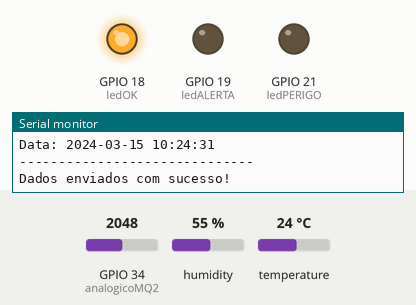
Simulated run of this sketch. Board: ESP32. Parts: output pins drawn as LEDs (lit = HIGH), the last lines printed to the serial monitor. Inputs (shaded band) come from the test bench; at power-on: GPIO 34 (analogicoMQ2) = 2048, humidity 55 %, temperature 24 °C. WiFi joins after 1.5 s; servers stay silent unless stated; the local clock reads 2024-03-15 10:24:30 at power-on unless the sketch sets it.

Above: at 2.7 s.
2.8 s: GPIO 34 (analogicoMQ2) set to 2097
At 12.9 s:
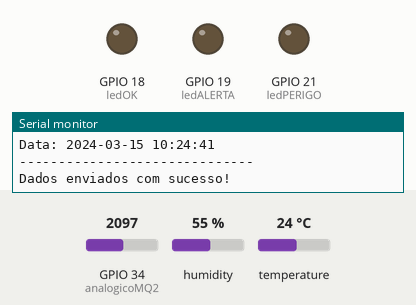
13.7 s: GPIO 34 (analogicoMQ2) set to 3046
24.3 s: GPIO 34 (analogicoMQ2) set to 3146
At 35.2 s:
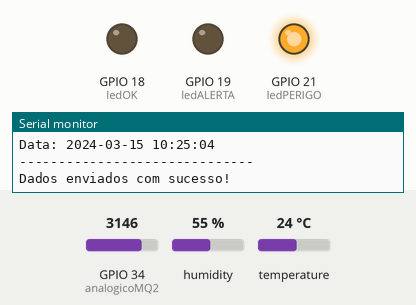
35.5 s: GPIO 34 (analogicoMQ2) set to 3032
At 44.6 s:
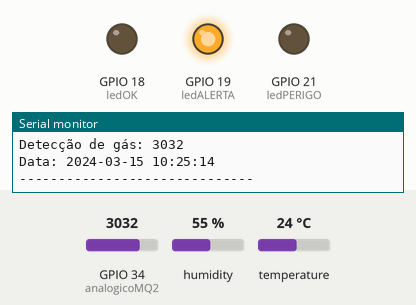
46.2 s: GPIO 34 (analogicoMQ2) set to 3112
At 56.0 s:
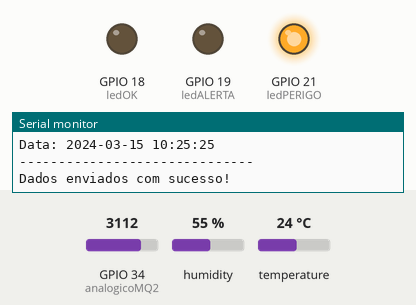
Timing chart, 0 to 57.5 s (numbered marks = the images above; inputs shaded):
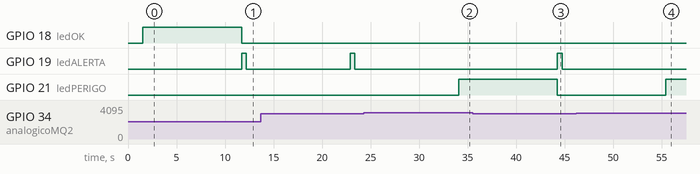

The sketch:

firmware.ino
```cpp
#include <WiFi.h>
#include <FirebaseESP32.h>
#include <Wire.h>
#include "DHT.h"

// Configurações Wi-Fi
const char* ssid = "DavidMedeiros";
const char* password = "DavidMedeiros69*";

// Configurações do Firebase
FirebaseData firebaseData;
FirebaseConfig config;
FirebaseAuth auth;

#define DHTPIN 14 // Pino de dados do DHT11, na porta DIGITAL 14
#define DHTTYPE DHT11

DHT dht(DHTPIN, DHTTYPE);

// Função para obter data e hora atuais
String getDateTime() {
  struct tm timeinfo;
  if (!getLocalTime(&timeinfo)) {
    return "Falha ao obter o horário";
  }
  char buffer[30];
  strftime(buffer, sizeof(buffer), "%Y-%m-%d %H:%M:%S", &timeinfo);
  return String(buffer);
}

int analogicoMQ2 = 34;
int digitalMQ2 = 25;
int buzzer = 27;
int ledOK = 18;
int ledALERTA = 19;
int ledPERIGO = 21;
int alarmeMQ2 = 1500;
bool flagInicioCritico = false;
int millisSituacaoCritica = 0;

void setup() {

  Serial.begin(115200);

  // Conectar ao Wi-Fi
  WiFi.begin(ssid, password);
  while (WiFi.status() != WL_CONNECTED) {
    delay(500);
    Serial.print(".");
  }
  Serial.println("\nConectado ao Wi-Fi");

  // Configurar sincronização de horário NTP
  configTime(0, 0, "pool.ntp.org");

  // Configurar Firebase
  config.host = "meio-ambiente-12345.firebaseio.com";
  config.api_key = "AIzaSyAiiEqdMOtivQJJXaaAIOGVjQBWl_QWLak";

  Firebase.begin(&config, &auth);
  Firebase.reconnectWiFi(true);

  pinMode(ledOK, OUTPUT);
  pinMode(ledALERTA, OUTPUT);
  pinMode(ledPERIGO, OUTPUT);
  pinMode(analogicoMQ2, INPUT);

}

void loop() {
  int valorMQ2 = analogRead(analogicoMQ2);
  float temperatura = dht.readTemperature();
  float umidade = dht.readHumidity();

  // Obter data e hora atuais
  String dataHora = getDateTime();

  //dados da serial para depuracao dos dados
  Serial.print("Temperatura: ");
  Serial.print(temperatura);
  Serial.print(" °C | Umidade: ");
  Serial.print(umidade);
  Serial.println(" %");
  Serial.print("Detecção de gás: ");
  Serial.println(valorMQ2);
  Serial.print("Data: ");
  Serial.println(dataHora);
  Serial.print("------------------------------");
  Serial.println();

  //Tratamento dos dados para ligacao dos leds de alerta
  if(valorMQ2 <= 2048){
    digitalWrite(ledOK, HIGH);
    digitalWrite(ledPERIGO, LOW);
  }
  else if(valorMQ2 >= 2049 && valorMQ2 <= 3072){
    //piscaMediano
    digitalWrite(ledOK, LOW);
    digitalWrite(ledPERIGO, LOW);
    flagInicioCritico = false;

    digitalWrite(ledALERTA, HIGH);
    delay(500);
    digitalWrite(ledALERTA, LOW);
    delay(500);
  }
  else{
    //piscaFodeu
    digitalWrite(ledOK, LOW);
    digitalWrite(ledALERTA, LOW);

    if (flagInicioCritico == false){
      flagInicioCritico = true;
      digitalWrite(ledPERIGO, HIGH);
      millisSituacaoCritica = millis();
    }

    if (flagInicioCritico == true && millisSituacaoCritica + 100 < millis()){
      digitalWrite(ledPERIGO, !digitalRead(ledPERIGO));
      millisSituacaoCritica = millis();
    }
  }

  // Estrutura JSON para enviar os dados
  FirebaseJson json;
  json.set("temperatura", temperatura);
  json.set("umidade", umidade);
  json.set("co2", valorMQ2);
  json.set("dataHora", dataHora);

  // Enviar dados para o Firestore
  String path = "/main" + String(millis());
  if (Firebase.setJSON(firebaseData, path.c_str(), json)) {
    Serial.println("Dados enviados com sucesso!");
  } else {
    Serial.println("Falha ao enviar dados:");
    Serial.println(firebaseData.errorReason());
  }

  // Aguardar 10 segundos antes de enviar novamente
  delay(10000);
}
```

Measured:
- the behaviour switches between 2048 and 2049 on GPIO 34 (analogicoMQ2) (found by bisection; images 0 and 1)
- the behaviour switches between 3072 and 3073 on GPIO 34 (analogicoMQ2) (found by bisection; images 1 and 2)
- after the input at 2.8 s, GPIO 18 (ledOK): HIGH → LOW after 8.9 s; GPIO 19 (ledALERTA): LOW → HIGH after 8.9 s, → LOW 0.50 s later
- after the input at 24.3 s, GPIO 19 (ledALERTA): stays LOW (without the input it goes to HIGH after 9.8 s); GPIO 21 (ledPERIGO): LOW → HIGH after 9.8 s
- after the input at 35.5 s, GPIO 19 (ledALERTA): LOW → HIGH after 8.7 s, → LOW 0.50 s later
- after the input at 46.2 s, GPIO 19 (ledALERTA): stays LOW (without the input it goes to HIGH after 9.2 s); GPIO 21 (ledPERIGO): LOW → HIGH after 9.2 s
